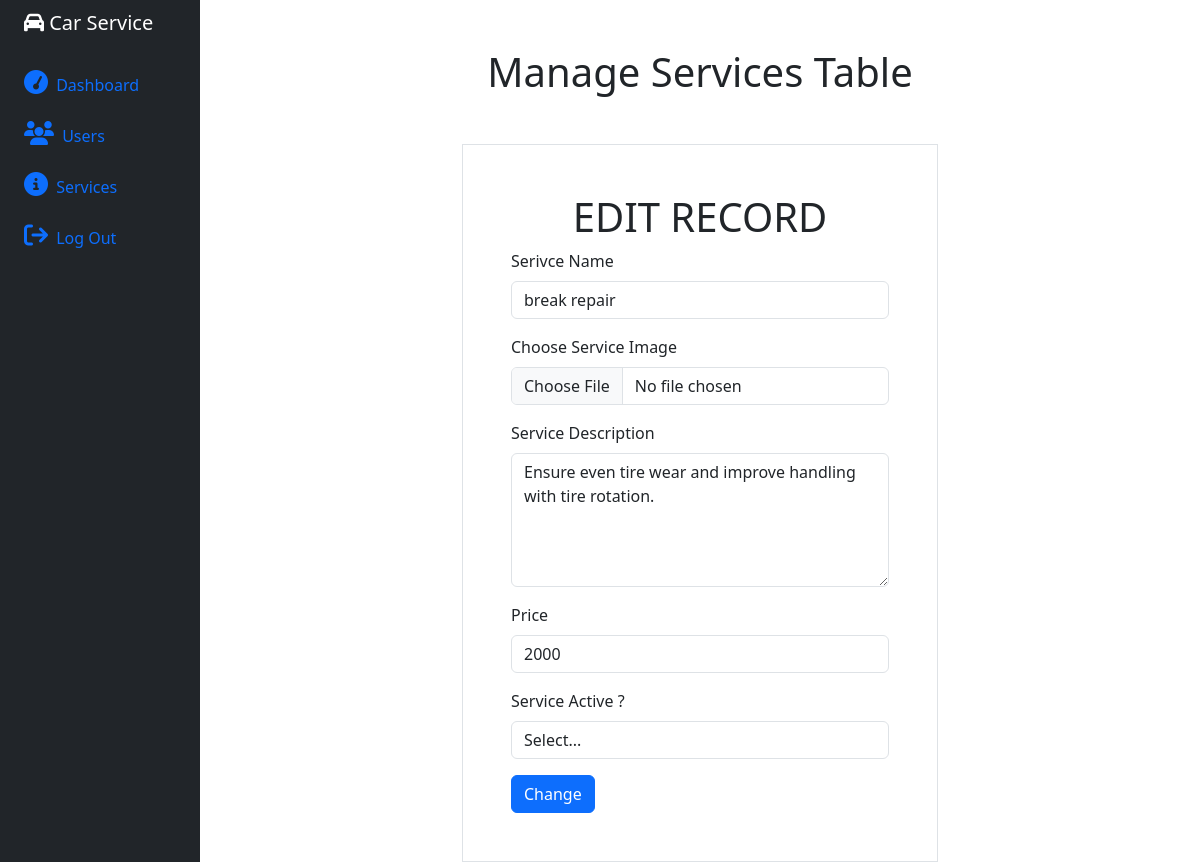
The page /admin/edit-service.php?sid=2 (signed in) on the database as committed earlier.
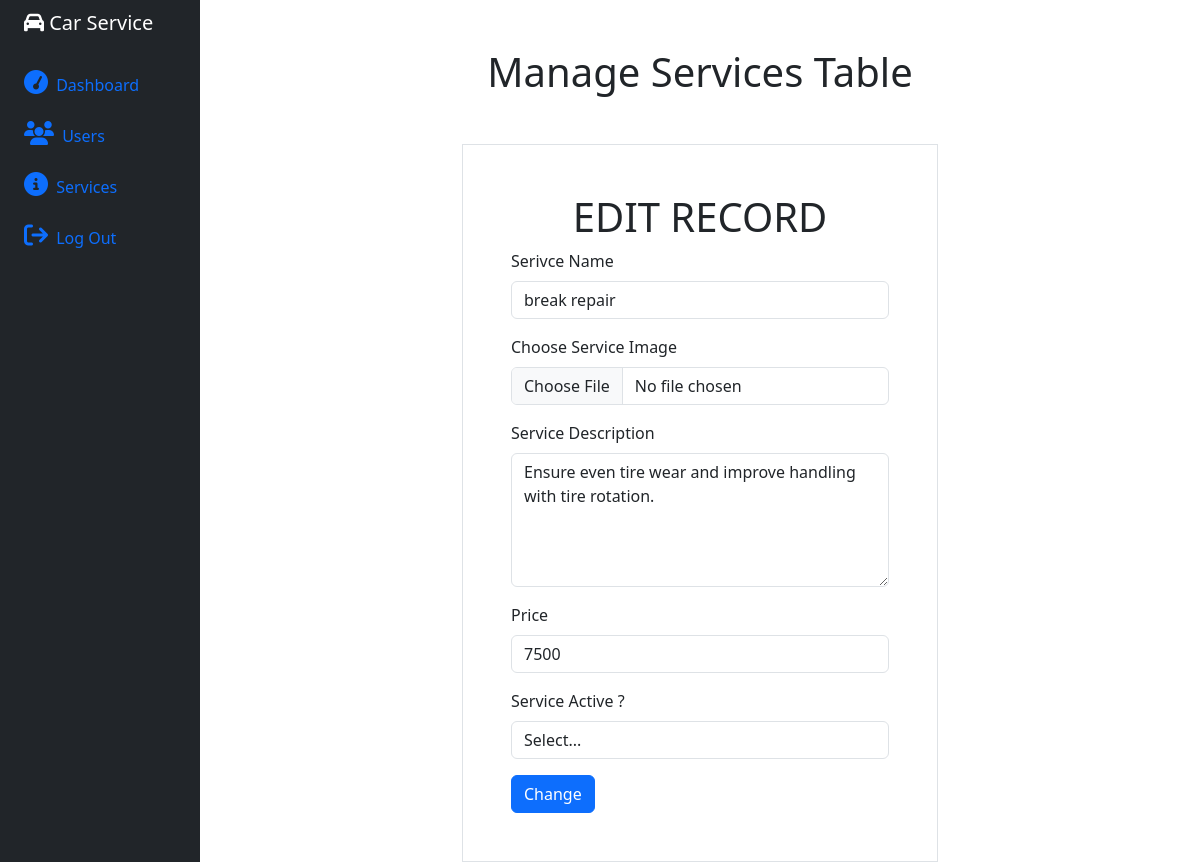
The same page on the database as committed later.
### tables this page shows
CREATE TABLE `services` (
  `sid` int(11) NOT NULL,
  `sname` varchar(100) NOT NULL,
  `image` varchar(100) NOT NULL,
  `serviceDesc` varchar(10000) NOT NULL,
  `isActive` tinyint(1) NOT NULL,
  `price` int(11) NOT NULL
);

### admin/edit-service.php (the view, shortened to what this page needs)
<?php
require '../connection.php';
$id = $_GET['sid'];
$selectqry = "select * from services where sid='{$id}'";
$qry = mysqli_query($conn, $selectqry);
$arrdata = mysqli_fetch_array($qry);
?>
<!DOCTYPE html>
<html lang="en">
<head>
    <link rel="stylesheet" href="https://cdnjs.cloudflare.com/ajax/libs/font-awesome/6.4.2/css/all.min.css" />
    <link rel="stylesheet" href="../css/bootstrap.min.css">
    <link rel="stylesheet" href="../css/style.css">
</head>
<body>
    <div class="container-fluid">
        <div class="row flex-nowrap">
            <?php require('sidebar.php') ?>
            <div class="col">
                <div class="container">
                    <div class="row">
                        <div class="col-12">
                            <h1 class="text-center my-5">Manage Services Table</h1>
                        </div>
                    </div>
                    <div class="row justify-content-center">
                        <div class="col-12">
                            <form action="" method="post" class="border p-5" style="width: 50%; margin:auto;">
                                <h1 style="text-align: center;">EDIT RECORD</h1>
                                <div class="mb-3">
                                    <label for="sname" class="form-label">Serivce Name</label>
                                    <input type="text" class="form-control" id="sname" name="sname" value="<?php echo $arrdata['sname']; ?>" required>
                                </div>
                                <div class="mb-3">
                                    <label for="change_img" class="form-label">Choose Service Image</label>
                                    <input type="file" class="form-control" id="change_img" name="change_img" value="<?php echo $arrdata['image']; ?>">
                                </div>
                                <div class="mb-3">
                                    <label for="exampleInputPassword1" class="form-label">Service Description</label>
                                    <textarea name="service_desc" id="" cols="30" rows="5" value="<?php echo $arrdata['serviceDesc'];?>" class="form-control"><?php echo $arrdata['serviceDesc'];?></textarea>
                                </div>
                                <div class="mb-3">
                                    <label for="price" class="form-label">Price</label>
                                    <input type="text" class="form-control" id="price" name="price" value="<?php echo $arrdata['price']; ?>" required>
                                </div>
                                <div class="mb-3">
                                    <label for="is_active" class="form-label">Service Active ?</label>
                                    <select name="is_active" id="is_active" class="form-control" required>
                                        <option value="">Select...</option>
                                    </select>
                                </div>
                                <button type="submit" class="btn btn-primary" name="update">Change</button>
                            </form>
                        </div>
                    </div>
                </div>
            </div>
        </div>
    </div>
</body>
</html>

Rows that differ between the two databases and show on the page:
changed services "break repair": price "2000" → "7500"
